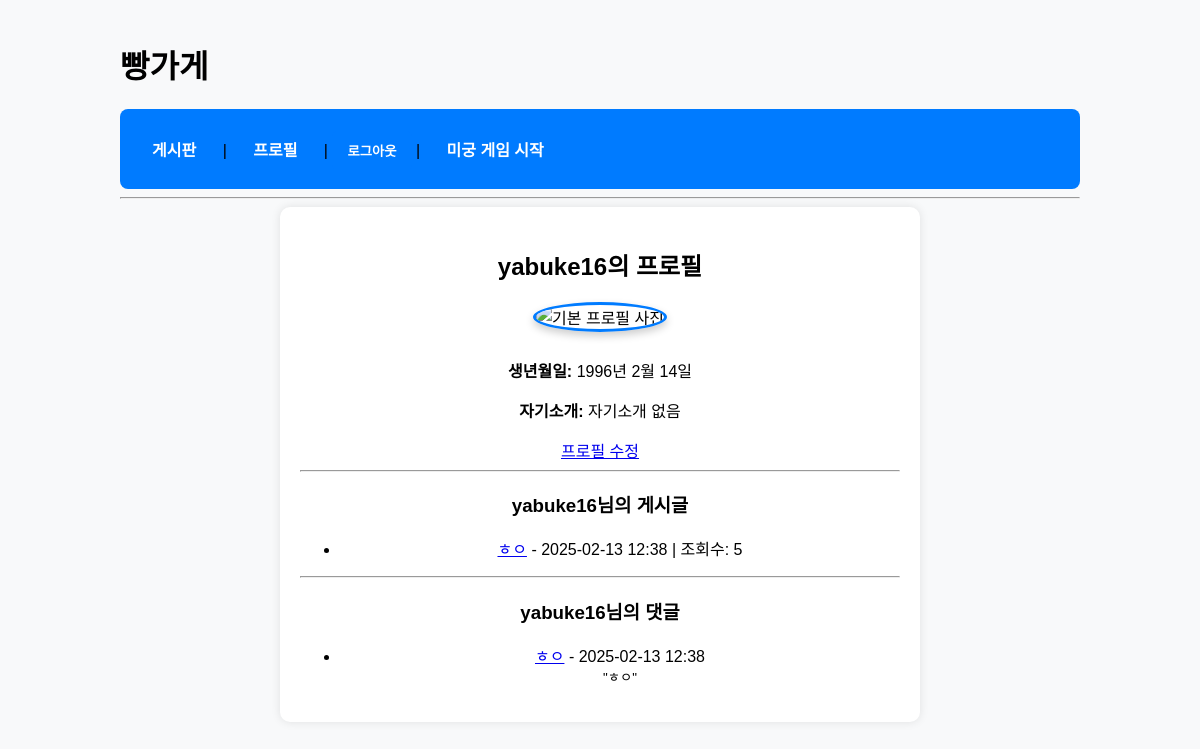
The page /accounts/profile/ (signed in) on the database as committed earlier.
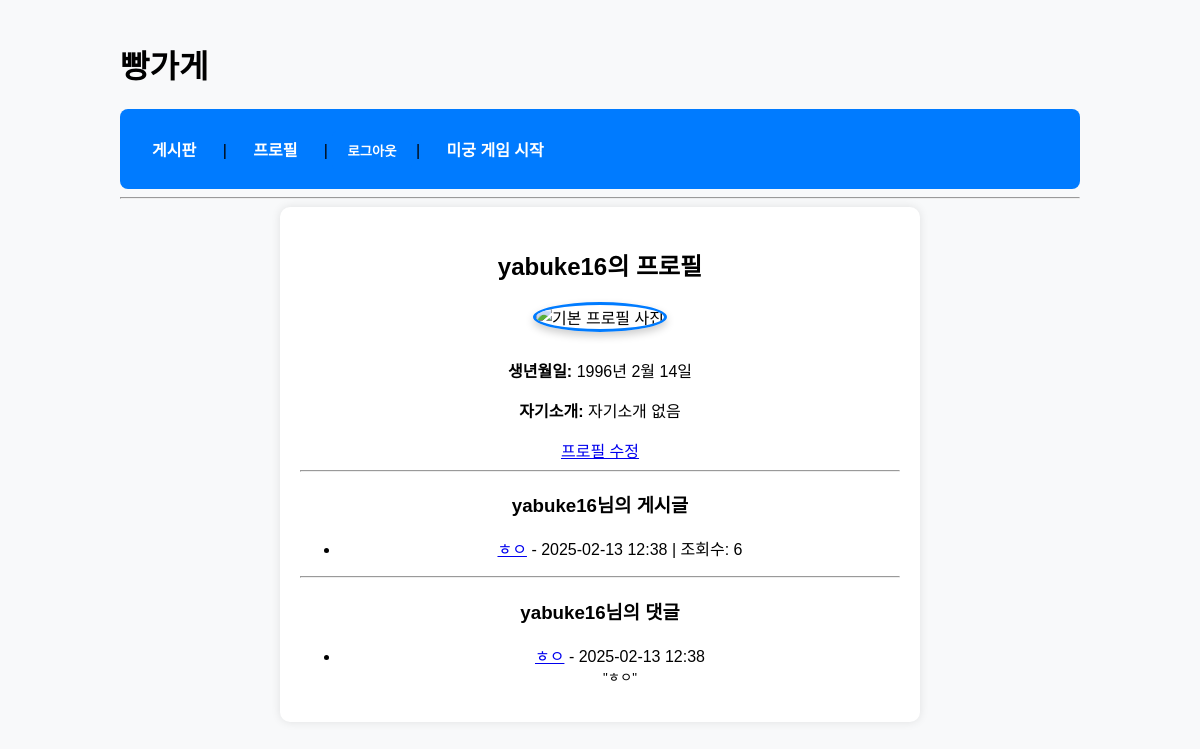
The same page on the database as committed later.
### board/models.py (models this page shows, shortened)
class Post(models.Model):
    title = models.CharField(max_length=200) #글내용
    content = models.TextField() # 글제목
    author = models.ForeignKey(User, on_delete=models.CASCADE) # 작성자
    created_at = models.DateTimeField(auto_now_add=True) #작성 시간
    updated_at = models.DateTimeField(auto_now=True) # 수정 시간
    image = models.ImageField(upload_to='post_images/', blank=True, null=True) #이미지 필드 추가
    views = models.PositiveIntegerField(default=0) #조회수 필드 추가
    tags = models.ManyToManyField(Tag, blank=True) # 태그 (다대다 관계)
    category = models.ForeignKey(Category, on_delete=models.SET_NULL, null=True, blank=True, related_name='posts') # 카테고리 추가
    attached_file = models.FileField(upload_to=post_file_path, blank=True, null=True)
    bookmarks = models.ManyToManyField(User, related_name="bookmarked_posts", blank=True)
    likes = models.ManyToManyField(User, related_name='liked_posts', blank=True)

### accounts/views.py (the view)
# urls.py: path('profile/', profile, name='profile'), #프로필 페이지 추가
@login_required #로그인한 사용자만 접근 가능
def profile(request):
    profile = get_object_or_404(Profile, user=request.user) #현재 로그인한 유저의 프로필
    posts = Post.objects.filter(author=request.user).order_by('-created_at') # 내가 작성한 글 가져오기, 최신 순 정렬
    comments = Comment.objects.filter(author=request.user).order_by('-created_at') # 내가 작성한 댓글 가져오기
    return render(request,"accounts/profile.html",{
        "profile": profile,
        "posts": posts,
        "comments": comments,
    })

### accounts/templates/accounts/profile.html (shortened to what this page needs)
{% extends "base.html" %}
{% block content %}
<div class="profile-container">
    <h2>{{ user.username }}의 프로필</h2>
    {% if profile.profile_image %}
        <img src="{{ profile.profile_image.url }}" alt="프로필 사진" class="profile-image">
    {% else %}
        <img src="/static/default_profile.png" alt="기본 프로필 사진" class="profile-image">
    {% endif %}
    <div class="profile-info">
        <p><strong>생년월일:</strong> {{ profile.birth_date|default:"입력하지 않음" }}</p>
        <p><strong>자기소개:</strong> {{ profile.bio|default:"자기소개 없음" }}</p>
    </div>
    {% if user == request.user %}
        <a href="{% url 'profile_edit' %}" class="profile-edit-btn">프로필 수정</a>
    {% endif %}
    <hr>
    <h3>{{ user.username }}님의 게시글</h3>
    {% if posts %}
        <ul class="post-list">
            {% for post in posts %}
                <li>
                    <a href="{% url 'post_detail' post.id %}">{{ post.title }}</a> -
                    {{ post.created_at|date:"Y-m-d H:i" }} | 조회수: {{ post.views }}
                </li>
            {% endfor %}
        </ul>
    {% else %}
        <p>작성한 게시글이 없습니다.</p>
    {% endif %}
    <hr>
    <h3>{{ user.username }}님의 댓글</h3>
    {% if comments %}
        <ul class="comment-list">
            {% for comment in comments %}
                <li>
                    <a href="{% url 'post_detail' comment.post.id %}">{{ comment.post.title }}</a> -
                    {{ comment.created_at|date:"Y-m-d H:i" }}<br>
                    <small>"{{ comment.content }}"</small>
                </li>
            {% endfor %}
        </ul>
    {% else %}
        <p>작성한 댓글이 없습니다.</p>
    {% endif %}
</div>
{% endblock %}

Rows that differ between the two databases and show on the page:
changed Post "ㅎㅇ": views "5" → "6"
